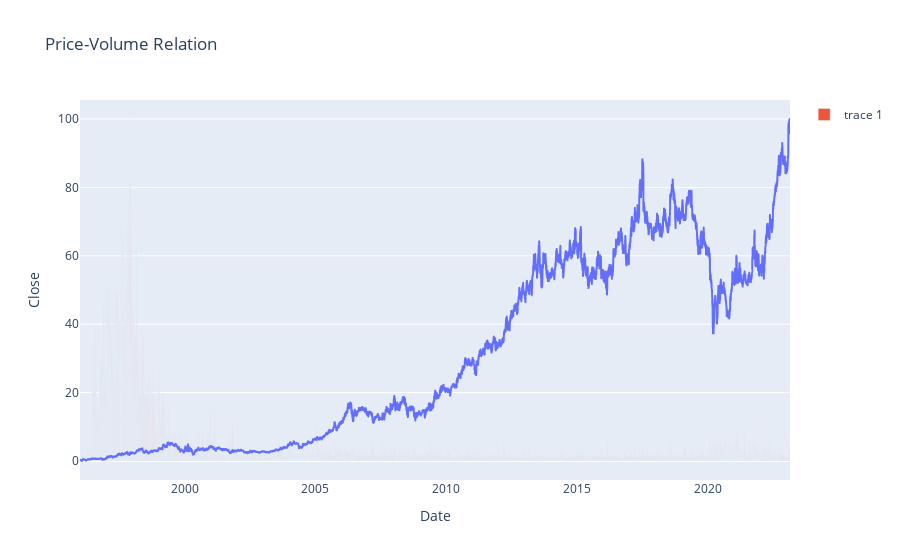

Write notebook code for a chart like this one.
### Code cell
import plotly.express as px
fig1 = px.line(x=df1.index.get_level_values('Date'), y=df1['Close'], title= 'Price-Volume Relation', labels= dict(x='Date', y='Close'))
fig1.add_bar(x=df1.index.get_level_values('Date'), y=df1['Volume'])
fig1.show()

### Figure 1 — Plotly figure (JSON) as saved in the notebook; plotly's stock layout.template omitted (floating-point values rounded to 4 significant figures; data arrays with more than 128 entries replaced by an {"elided": "..."} marker saying what was removed)
{"data": [{"hovertemplate": "Date=%{x}<br>Close=%{y}<extra></extra>", "legendgroup": "", "line": {"color": "#636efa", "dash": "solid"}, "marker": {"symbol": "circle"}, "mode": "lines", "name": "", "showlegend": false, "type": "scattergl", "x": {"elided": "6828 str values"}, "xaxis": "x", "y": {"elided": "6828 float values"}, "yaxis": "y"}, {"type": "bar", "x": {"elided": "6828 str values"}, "y": {"elided": "6828 float values"}}], "layout": {"legend": {"tracegroupgap": 0}, "title": {"text": "Price-Volume Relation"}, "xaxis": {"anchor": "y", "domain": [0, 1], "title": {"text": "Date"}}, "yaxis": {"anchor": "x", "domain": [0, 1], "title": {"text": "Close"}}}}
